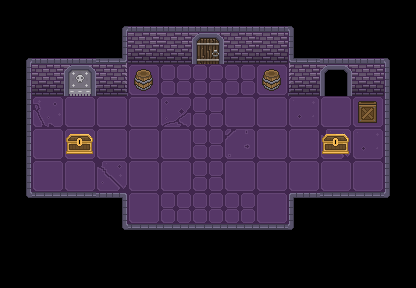

Tiled map render using the project's own tile images. Description and the whole map definition, tile-layer contents included, below:
An orthogonal 13x9 tile map with 32x32 px tiles, 3 tile layers (BaseGround, Walls and Objects, Doors) and 8 objects.

<map version="1.10" tiledversion="1.10.2" orientation="orthogonal" renderorder="right-down" width="13" height="9" tilewidth="32" tileheight="32" infinite="0" nextlayerid="5" nextobjectid="15">
 <tileset firstgid="1" source="Tileess.tsx" />
 <layer id="1" name="BaseGround" width="13" height="9">
  <data encoding="csv">
0,0,0,0,0,0,0,0,0,0,0,0,0,
0,0,0,0,0,0,0,0,0,0,0,0,0,
0,0,0,0,1,6,6,6,1,0,0,0,0,
0,7,1,1,1,4,6,1,1,2,1,1,0,
0,1,1,1,1,1,6,3,1,1,5,2,0,
0,1,1,5,1,1,6,1,1,1,1,1,0,
0,0,0,0,1,6,6,6,1,0,0,0,0,
0,0,0,0,0,0,0,0,0,0,0,0,0,
0,0,0,0,0,0,0,0,0,0,0,0,0
</data>
 </layer>
 <objectgroup id="4" name="Walls">
  <object id="1" x="384.667" y="65.3333" width="29.5" height="128.5" />
  <object id="8" x="290.667" y="62.6667" width="93.3333" height="32.6667" />
  <object id="9" x="128.667" y="32" width="160" height="32" />
  <object id="10" x="30.6667" y="61.3333" width="95.3333" height="34" />
  <object id="11" x="-0.666667" y="62.6667" width="30.6667" height="130.667" />
  <object id="12" x="32.6667" y="194" width="91.3333" height="31.3333" />
  <object id="13" x="127.333" y="228" width="162" height="28.6667" />
  <object id="14" x="294" y="194.667" width="91.3333" height="29.3333" />
 </objectgroup>
 <layer id="2" name="Walls and Objects" width="13" height="9">
  <data encoding="csv">
0,0,0,18,17,17,17,17,17,19,0,0,0,
18,17,17,25,9,9,9,9,9,24,17,17,19,
15,9,9,12,37,0,0,0,37,11,9,9,16,
15,0,0,0,0,0,0,0,0,0,0,36,16,
15,0,35,0,0,0,0,0,0,0,35,0,16,
15,0,0,0,0,0,0,0,0,0,0,0,16,
21,14,14,23,0,0,0,0,0,22,14,14,20,
0,0,0,21,14,14,14,14,14,20,0,0,0,
0,0,0,0,0,0,0,0,0,0,0,0,0
</data>
 </layer>
 <layer id="3" name="Doors" width="13" height="9">
  <data encoding="csv">
0,0,0,0,0,0,0,0,0,0,0,0,0,
0,0,0,0,0,0,32,0,0,0,0,0,0,
0,0,33,0,0,0,0,0,0,0,34,0,0,
0,0,0,0,0,0,0,0,0,0,0,0,0,
0,0,0,0,0,0,0,0,0,0,0,0,0,
0,0,0,0,0,0,0,0,0,0,0,0,0,
0,0,0,0,0,0,0,0,0,0,0,0,0,
0,0,0,0,0,0,0,0,0,0,0,0,0,
0,0,0,0,0,0,0,0,0,0,0,0,0
</data>
 </layer>
</map>
